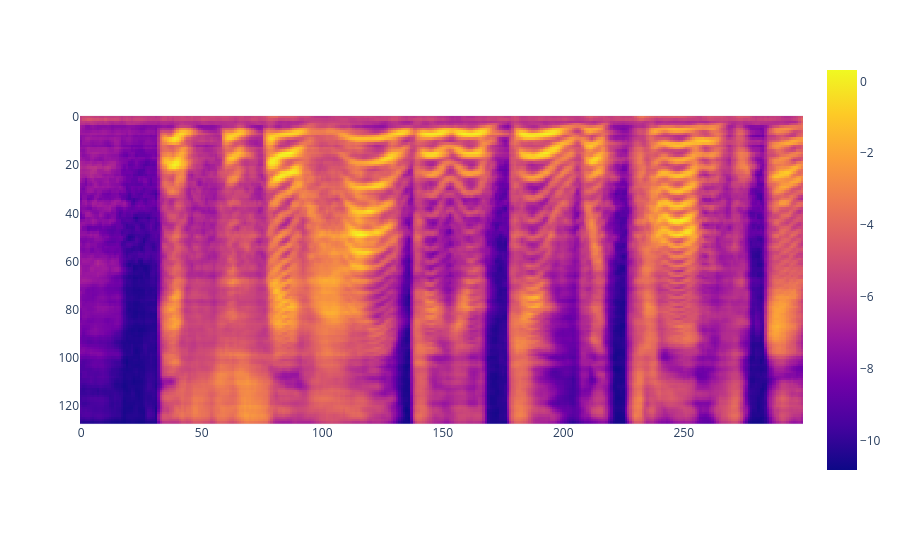

Notebook code cell kept with this figure:
### Code cell
px.imshow(out[0].detach().cpu().numpy().T)

### Figure 1 — Plotly figure (JSON) as saved in the notebook; plotly's stock layout.template omitted (floating-point values rounded to 4 significant figures; data arrays with more than 128 entries replaced by an {"elided": "..."} marker saying what was removed)
{"data": [{"coloraxis": "coloraxis", "hovertemplate": "x: %{x}<br>y: %{y}<br>color: %{z}<extra></extra>", "name": "0", "type": "heatmap", "xaxis": "x", "yaxis": "y", "z": {"elided": "128x300 float values"}}], "layout": {"coloraxis": {"colorscale": [[0, "#0d0887"], [0.1111, "#46039f"], [0.2222, "#7201a8"], [0.3333, "#9c179e"], [0.4444, "#bd3786"], [0.5556, "#d8576b"], [0.6667, "#ed7953"], [0.7778, "#fb9f3a"], [0.8889, "#fdca26"], [1, "#f0f921"]]}, "margin": {"t": 60}, "xaxis": {"anchor": "y", "constrain": "domain", "domain": [0, 1], "scaleanchor": "y"}, "yaxis": {"anchor": "x", "autorange": "reversed", "constrain": "domain", "domain": [0, 1]}}}
